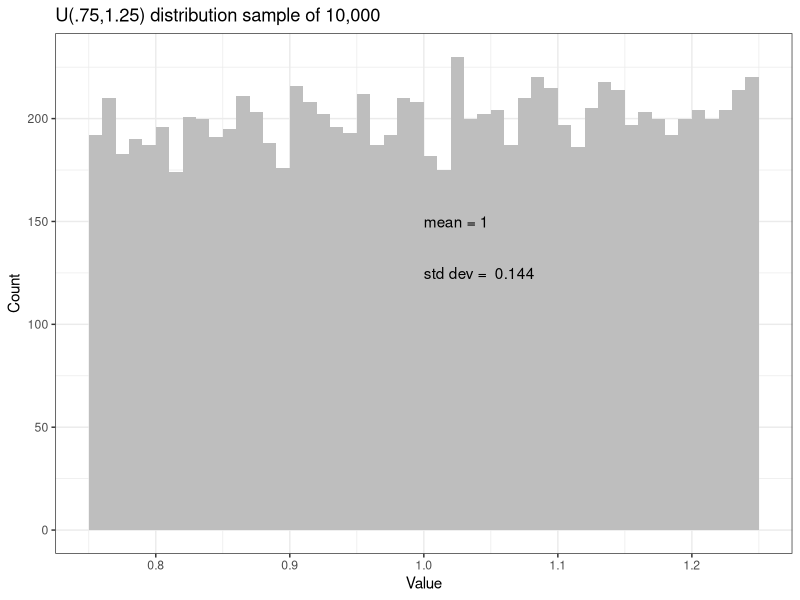
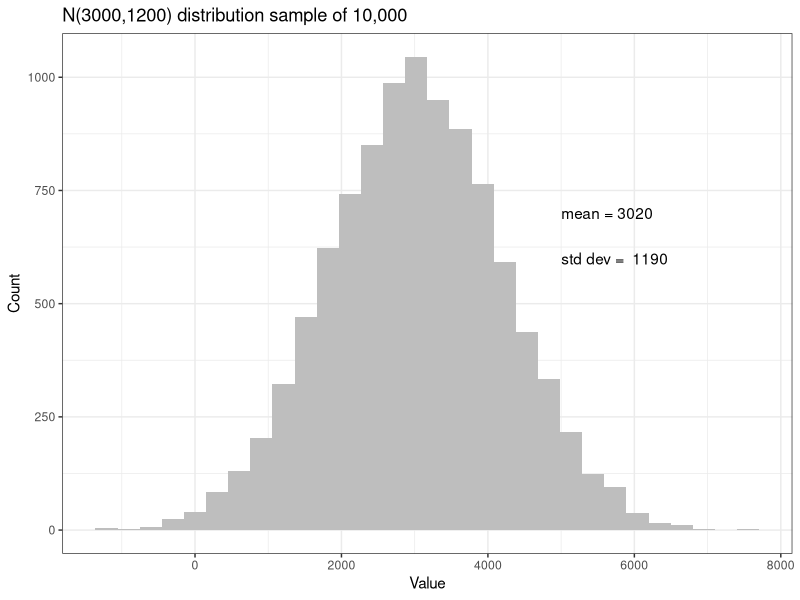
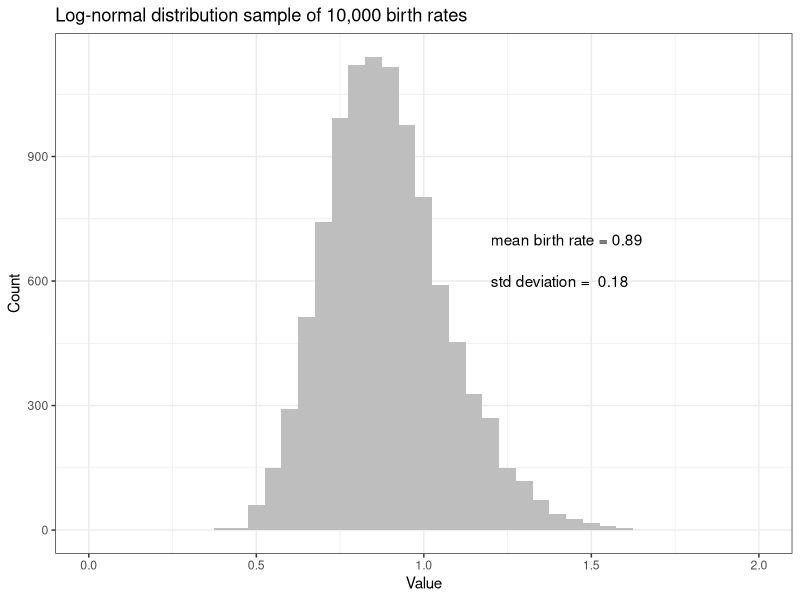
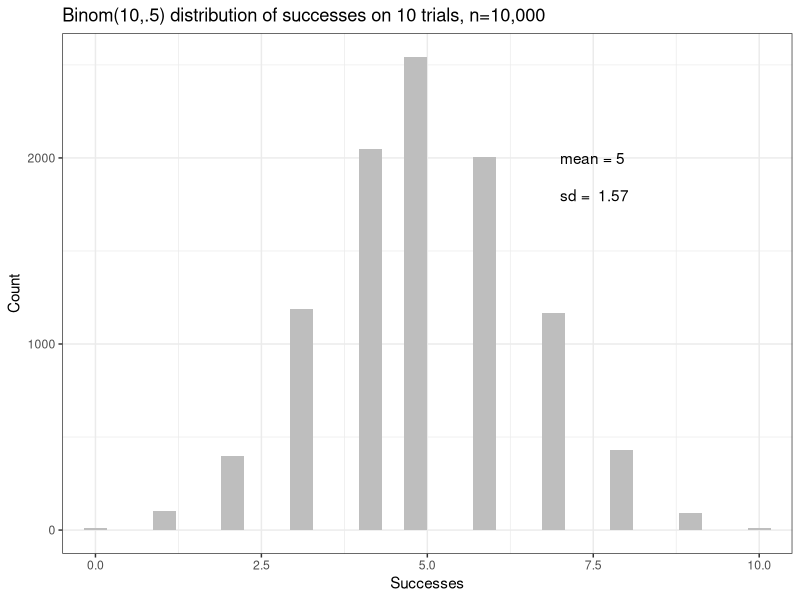
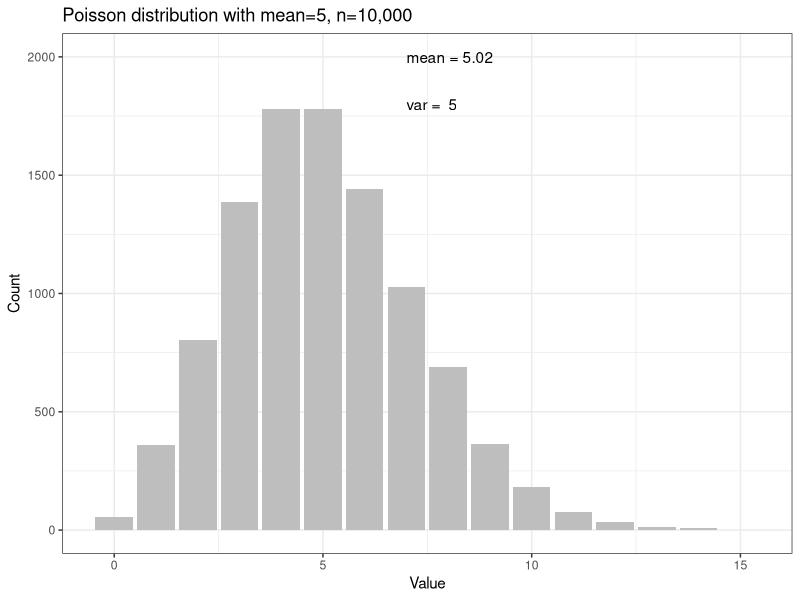
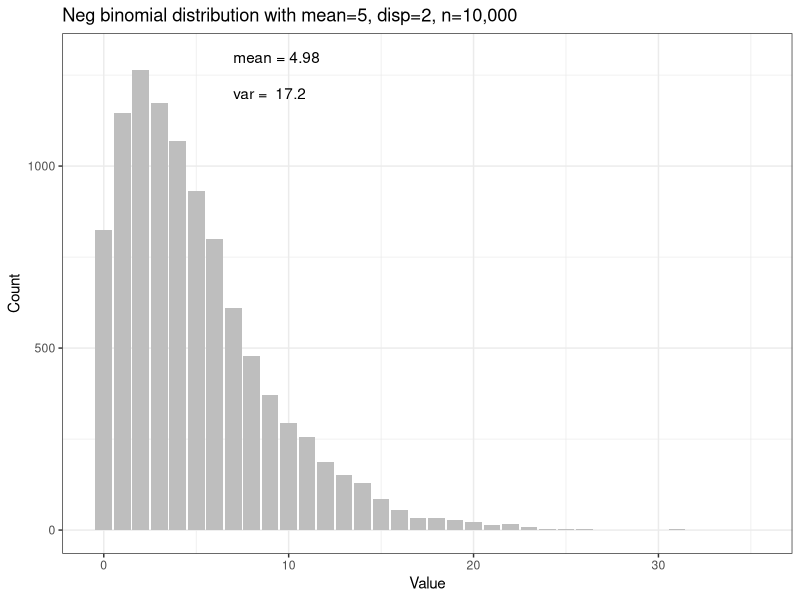
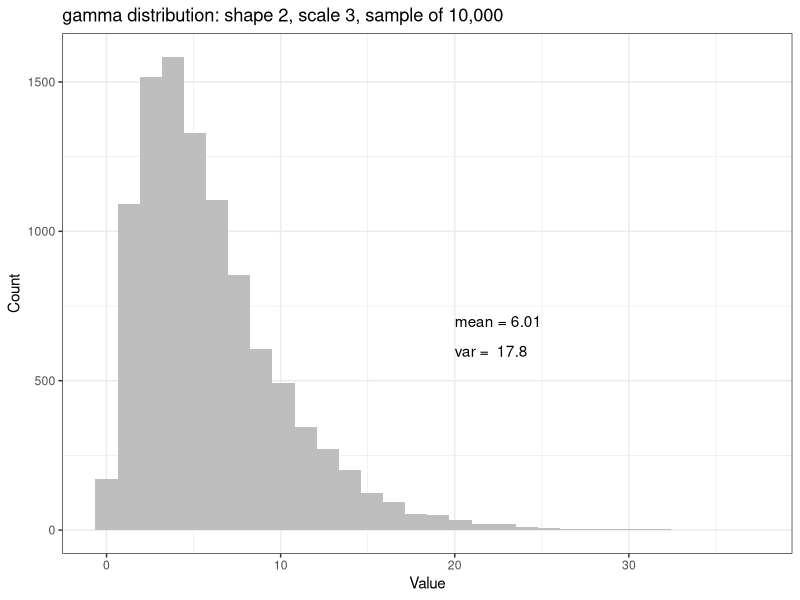
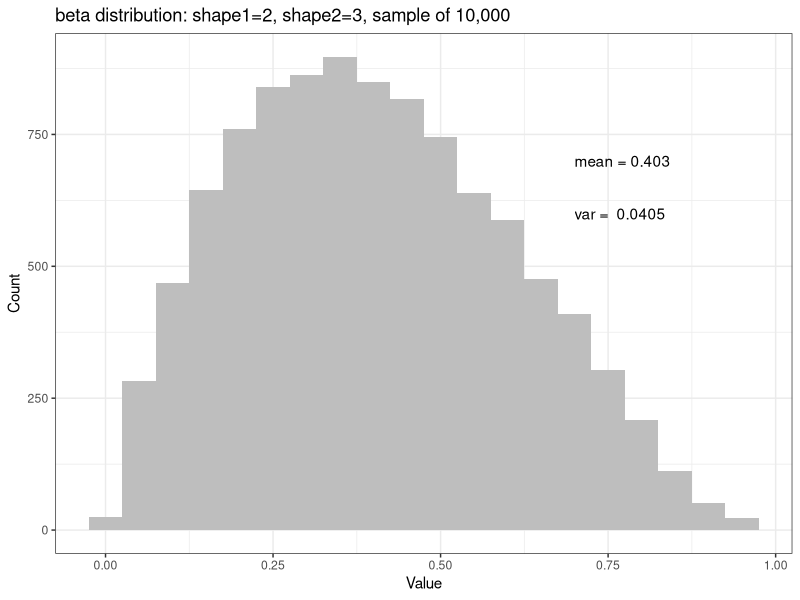

Source code (R) for these figures, in order:
#Unit 3 - Generate and plot probability distributions for Figures

library(ggplot2)

#1 - Uniform
min <- 0.75
max <- 1.25
x <- runif(10000,min=min,max=max)
obs_mean_U <- mean(x)
obs_stdev_U <- sqrt(var(x))
breaks <- seq(0.75,1.25,.01)
uniform <- ggplot() +
  geom_histogram(mapping=aes(x=x),
                 breaks=breaks, fill='grey') +
  labs(title='U(.75,1.25) distribution sample of 10,000',
       x="Value", y="Count") +
  annotate(geom="text", x=1, y=150, hjust=0,
           label=paste('mean =',signif(obs_mean_U,3), sep=" ")) +
  annotate(geom="text", x=1, y=125, hjust=0,
           label=paste('std dev = ',signif(obs_stdev_U, 3), sep=" ")) +
  theme_bw()
plot(uniform)

#2 - Normal
mean <- 3000
stdev <- 1200
x <- rnorm(10000,mean=mean,sd=stdev)
obs_mean_N <- mean(x)
obs_stdev_N <- sqrt(var(x))
normal <- ggplot() +
  geom_histogram(mapping=aes(x=x),
                 fill='grey') +
  labs(title='N(3000,1200) distribution sample of 10,000',
       x='Value',y='Count') +
  annotate(geom="text", x=5000, y=700, hjust=0,
           label=paste('mean =',signif(obs_mean_N,3), sep=" ")) +
  annotate(geom="text", x=5000, y=600, hjust=0,
           label=paste('std dev = ',signif(obs_stdev_N, 3), sep=" ")) +
  theme_bw()
plot(normal)

#3 - Lognormal
a <- 1
b <- 0.0046
mean <- 0
stdev <- .2
br_dev <- rnorm(10000,mean=mean,sd=stdev) 
br <- a * exp(-b*30 + br_dev)  #br_dev is in exponent so log-normal error, use 30,000 birds
lognorm <- ggplot() +
  geom_histogram(mapping=aes(x=br),
                 fill='grey', binwidth = .05) +
  labs(title="Log-normal distribution sample of 10,000 birth rates",
       x='Value', y='Count') +
  coord_cartesian(xlim=c(0,2)) +
  annotate(geom="text", x=1.2, y=700, hjust=0,
           label=paste('mean birth rate =',signif(mean(br),3), sep=" ")) +
  annotate(geom="text", x=1.2, y=600, hjust=0,
           label=paste('std deviation = ',signif(sqrt(var(br)), 3), sep=" ")) +
  theme_bw()
plot(lognorm)

#4 - Binomial
# Number of "successes" in a certain number of tries, with a given probability
tries <- 10
prob_success <- .5
x <- rbinom(10000,size=tries,prob=prob_success)
mean_successes <- mean(x)
sd_successes <- sqrt(var(x))
binom <- ggplot() +
  geom_histogram(mapping=aes(x=x),
                 fill='grey') +
  labs(title="Binom(10,.5) distribution of successes on 10 trials, n=10,000",
       x='Successes', y='Count') +
  coord_cartesian(xlim=c(0,10)) +
  annotate(geom="text", x=7, y=2000, hjust=0,
           label=paste('mean =',signif(mean_successes,3), sep=" ")) +
  annotate(geom="text", x=7, y=1800, hjust=0,
           label=paste('sd = ',signif(sd_successes, 3), sep=" ")) +
  theme_bw()
plot(binom)

#5 - Poisson
mean <- 5
x <- rpois(10000,lambda = mean)
obs_mean_P <- mean(x)
obs_var_P <- var(x)
Poisson <- ggplot() +
  geom_bar(mapping=aes(x=x),
                 fill='grey') +
  labs(title="Poisson distribution with mean=5, n=10,000",
        y='Count',x='Value') +
  annotate(geom="text", x=7, y=2000, hjust=0,
           label=paste('mean =',signif(obs_mean_P,3), sep=" ")) +
  annotate(geom="text", x=7, y=1800, hjust=0,
           label=paste('var = ',signif(obs_var_P, 3), sep=" ")) +
  theme_bw()
plot(Poisson)

#6 - Negative binomial
mean <- 5
disp <- 2
x <- rnbinom(10000,mu = mean, size = disp)
obs_mean_NB <- mean(x)
obs_var_NB <- var(x)
NBinom <- ggplot() +
  geom_bar(mapping=aes(x=x),
           fill='grey') +
  labs(title="Neg binomial distribution with mean=5, disp=2, n=10,000",
       y='Count',x='Value') +
  annotate(geom="text", x=7, y=1300, hjust=0,
           label=paste('mean =',signif(obs_mean_NB,3), sep=" ")) +
  annotate(geom="text", x=7, y=1200, hjust=0,
           label=paste('var = ',signif(obs_var_NB, 3), sep=" ")) +
  theme_bw()
plot(NBinom)

#7 - gamma
sh <- 2   # gamma shape
sc <- 3   # gamma scale
gamma_mean <- sh * sc
gamma_var <- sh * sc^2
x <- rgamma(10000, shape=sh, scale=sc)
obs_mean_G <- mean(x)
obs_var_G <- var(x)
gamma <- ggplot() +
  geom_histogram(mapping=aes(x=x),
                 fill='grey') +
  labs(title='gamma distribution: shape 2, scale 3, sample of 10,000',
       x='Value',y='Count') +
  annotate(geom="text", x=20, y=700, hjust=0,
           label=paste('mean =',signif(obs_mean_G,3), sep=" ")) +
  annotate(geom="text", x=20, y=600, hjust=0,
           label=paste('var = ',signif(obs_var_G, 3), sep=" ")) +
  theme_bw()
plot(gamma)

#8 - beta
sh1 <- 2
sh2 <- 3
x <- rbeta(10000,shape1=sh1,shape2 = sh2)
obs_mean_B <- mean(x)
obs_var_B <- var(x)
beta <- ggplot() +
  geom_histogram(mapping=aes(x=x),
                 fill='grey',
                 binwidth = .05) +
  labs(title='beta distribution: shape1=2, shape2=3, sample of 10,000',
       x='Value',y='Count') +
  annotate(geom="text", x=.7, y=700, hjust=0,
           label=paste('mean =',signif(obs_mean_B,3), sep=" ")) +
  annotate(geom="text", x=.7, y=600, hjust=0,
           label=paste('var = ',signif(obs_var_B, 3), sep=" ")) +
  theme_bw()
plot(beta)
